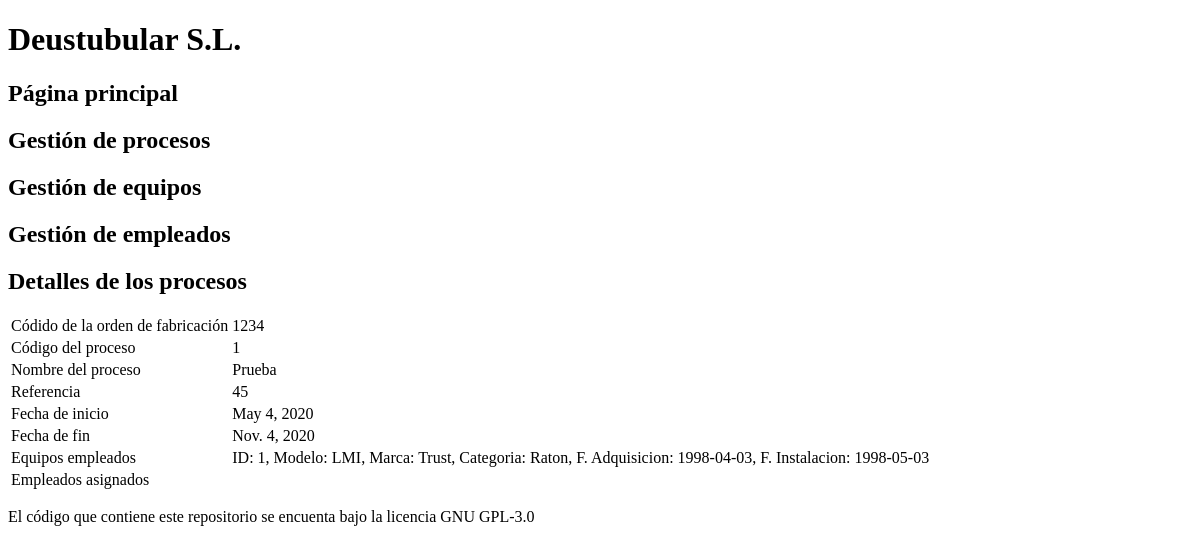
The app's page /appProduccion/procesos/1/, older data.
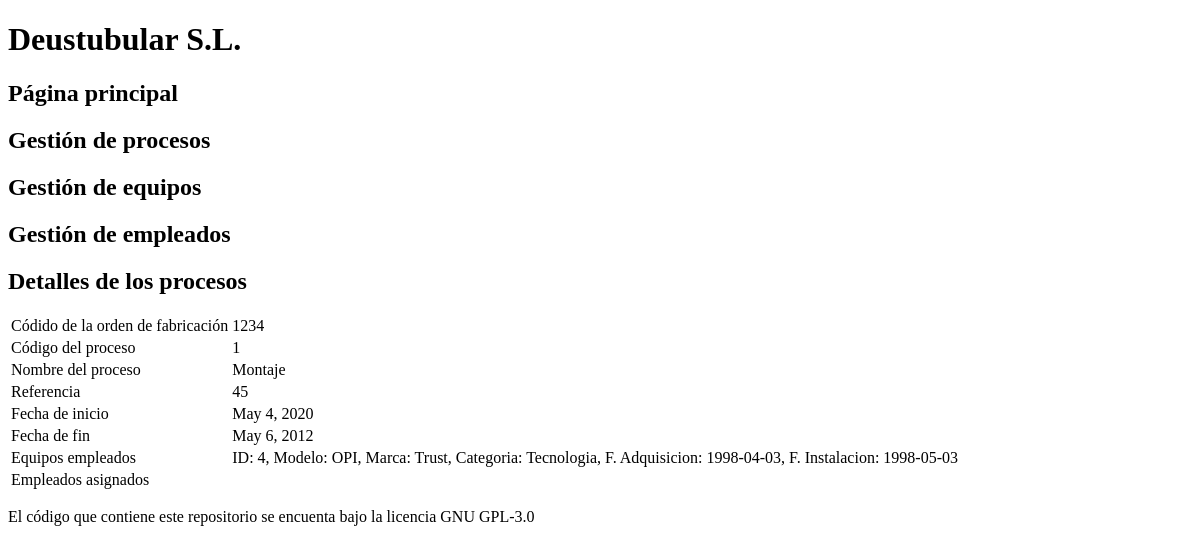
The same page, newer data.
### appProduccion/models.py (models this page shows, shortened)
class Proceso(models.Model):
    codigo_orden_fabricacion = models.CharField(max_length=75)
    """ codigo_proceso Mezcla numeros y letras"""
    codigo_proceso = models.CharField(primary_key=True, max_length=75)
    nombre_proceso = models.CharField(max_length=100)
    """ ref Mezcla numeros y letras"""
    referencia = models.CharField(max_length=75)
    fecha_inicio = models.DateField()
    fecha_fin = models.DateField()
    equipo = models.ForeignKey(Equipo, on_delete=models.CASCADE)
    empleados = models.ManyToManyField(Empleado)

class Equipo(models.Model):
    modelo = models.CharField(max_length=100)
    marca = models.CharField(max_length=100)
    categoria = models.CharField(max_length=100)
    fecha_adquisicion = models.DateField()
    fecha_instalacion = models.DateField()
    def __str__(self):
        return f"ID: {self.id}, Modelo: {self.modelo}, Marca: {self.marca}, Categoria: {self.categoria}, F. Adquisicion: {self.fecha_adquisicion}, F. Instalacion: {self.fecha_instalacion}"

### appProduccion/views.py (the view)
# urls.py: path('procesos/<str:pk>/', views.ProcesoDetailView.as_view(), name='proceso_detail'),
class ProcesoDetailView(DetailView):
    model = Proceso
    template_name = 'proceso_detail.html'
    def get_context_data(self, **kwargs):
        context = super(ProcesoDetailView, self).get_context_data(**kwargs)
        context['titulo_pagina'] = 'Detalles de los procesos'
        return context

### appProduccion/Templates/proceso_detail.html
{% extends "base.html" %}
{% block contenido %}
<table>
    <tr>
        <td>Códido de la orden de fabricación</td>
        <td>{{ proceso.codigo_orden_fabricacion }}</td>
    </tr>
    <tr>
        <td>Código del proceso</td>
        <td>{{ proceso.codigo_proceso }}</td>
    </tr>
    <tr>
        <td>Nombre del proceso</td>
        <td>{{ proceso.nombre_proceso }}</td>
    </tr>
    <tr>
        <td>Referencia</td>
        <td>{{ proceso.referencia }}</td>
    </tr>
    <tr>
        <td>Fecha de inicio</td>
        <td>{{ proceso.fecha_inicio }}</td>
    </tr>
    <tr>
        <td>Fecha de fin</td>
        <td>{{ proceso.fecha_fin }}</td>
    </tr>
    <tr>
        <td>Equipos empleados</td>
        <td>{{ proceso.equipo }}</td>
    </tr>
    <tr>
        <td>Empleados asignados</td>
        <td></td>
    </tr>
</table>
{% endblock %}

Row changes from the older to the newer data that the page shows:
changed Proceso id 1: nombre_proceso "Prueba" → "Montaje"; fecha_fin "Nov. 4, 2020" → "May 6, 2012"; equipo "ID: 1, Modelo: LMI, Marca: Trust, Categoria: Raton, F. Adquisicion: 1998-04-03, F. Instalacion: 1998-05-03" → "ID: 4, Modelo: OPI, Marca: Trust, Categoria: Tecnologia, F. Adquisicion: 1998-04-03, F. Instalacion: 1998-05-03"
